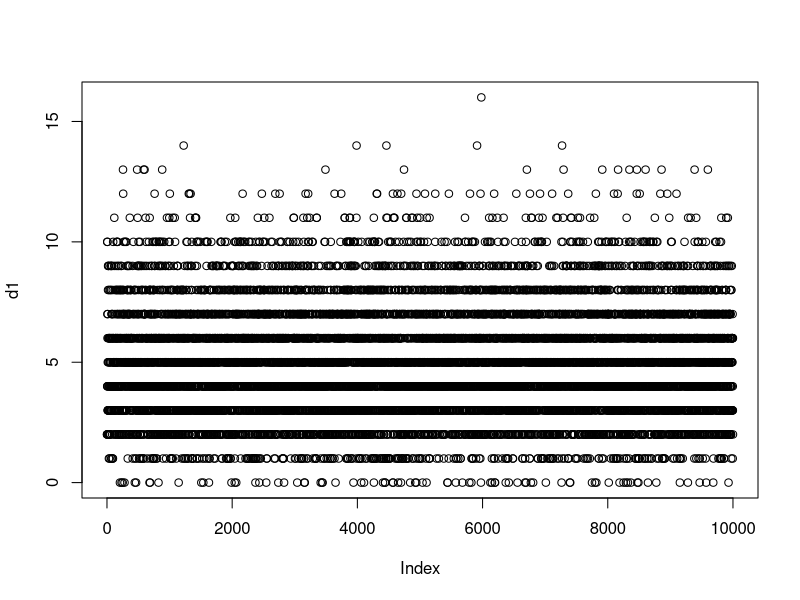
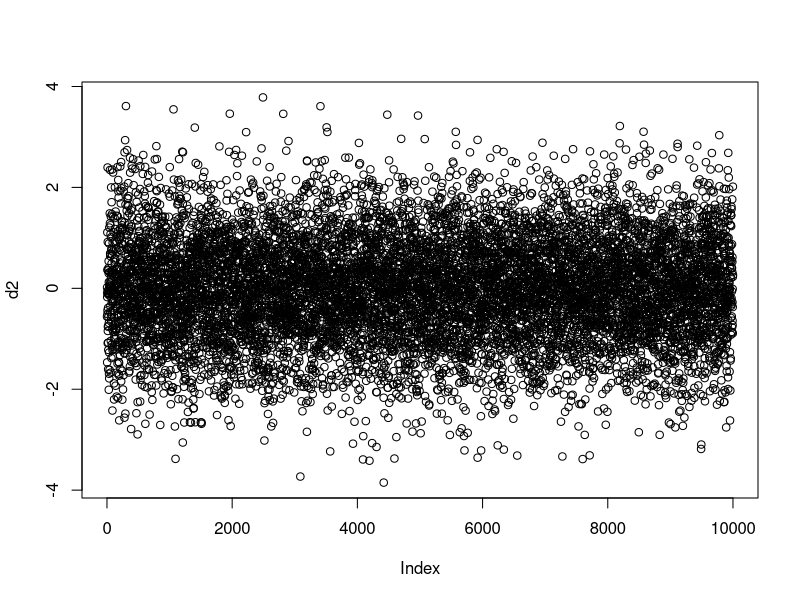
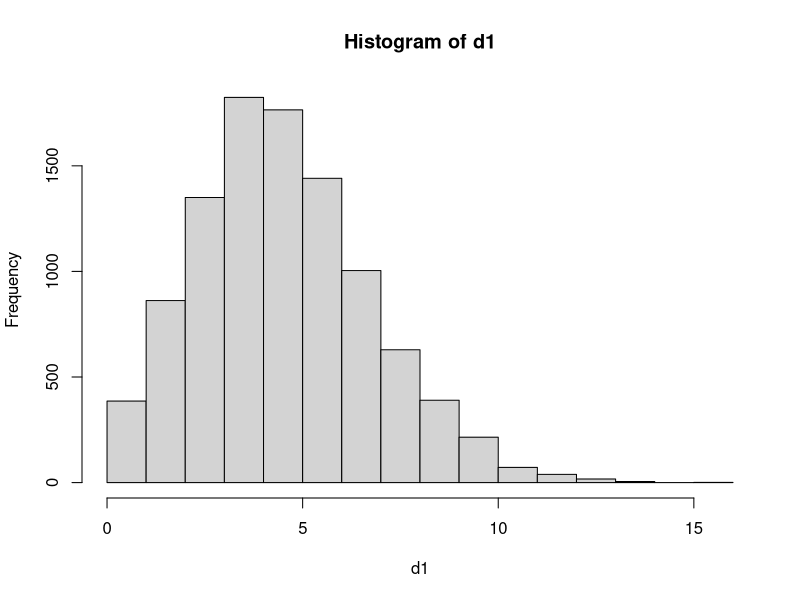
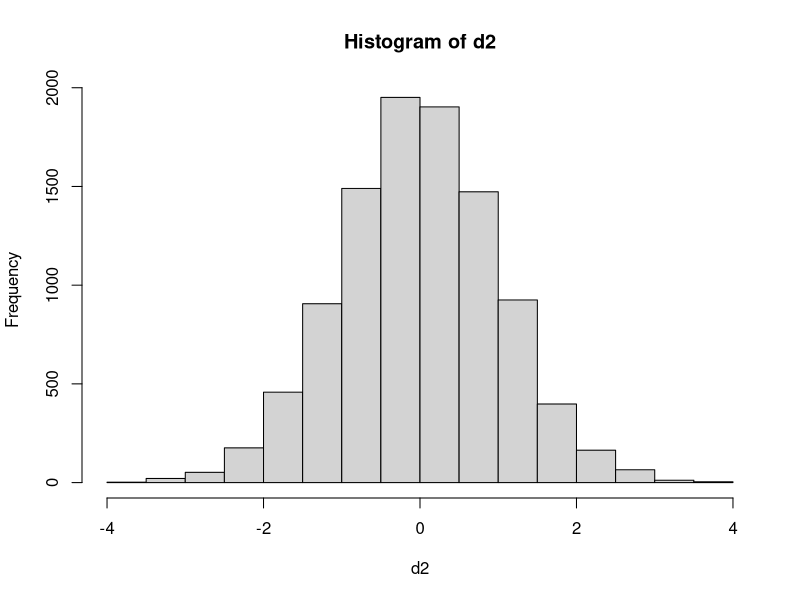
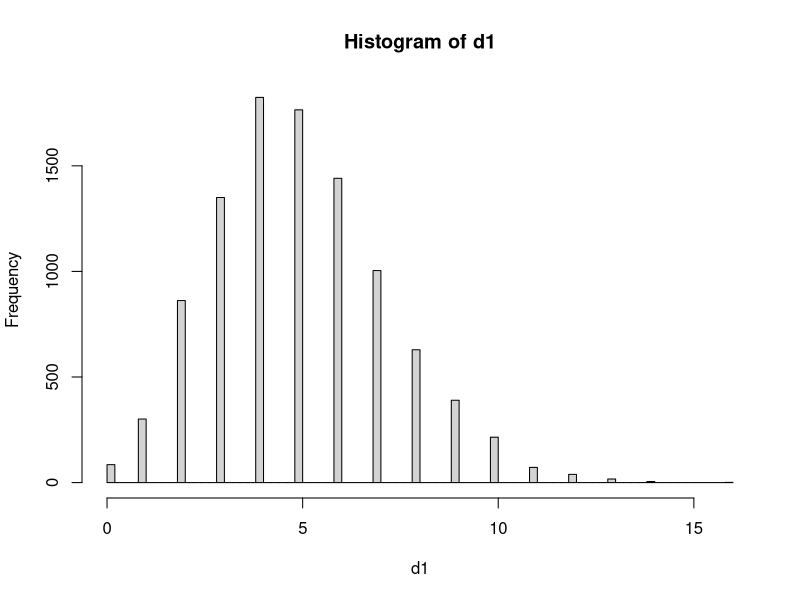
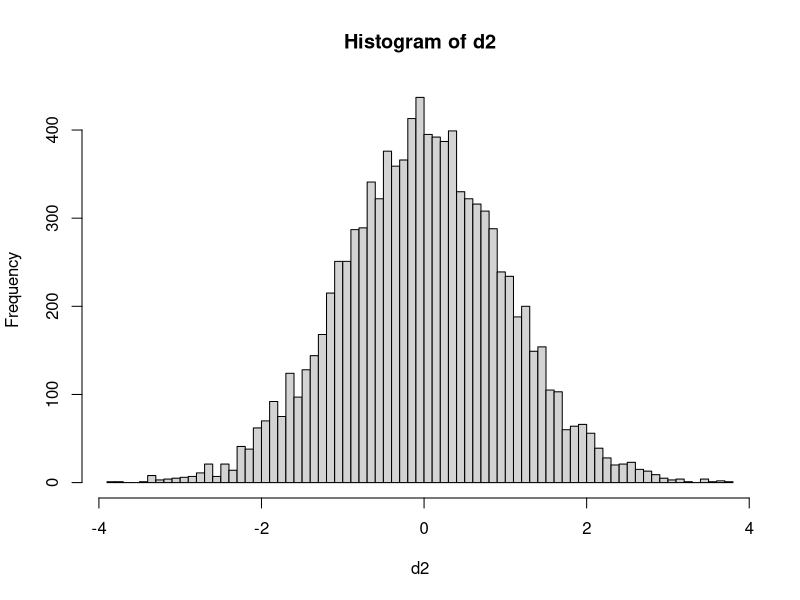
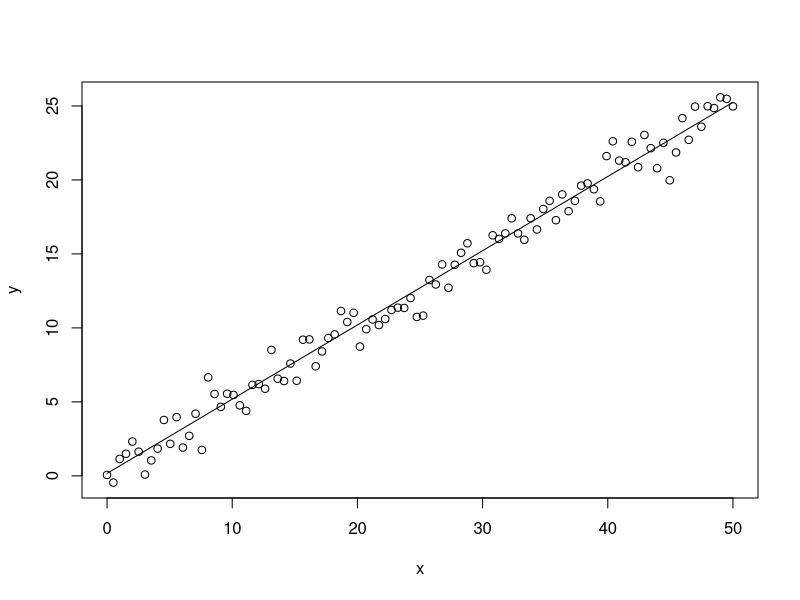
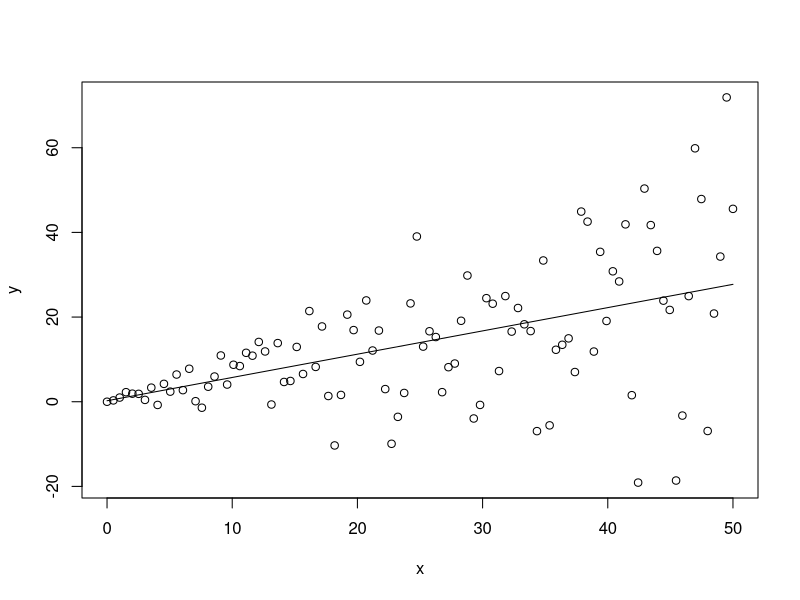

These figures' R source, in order:
# Viz course

require(stats) 

#
# Cooking up data
#

# We start simple. We first cook up some 1D data using randomly generated data.
# Poisson distribution (for counts)
d1<-rpois(10000, 5)
# Normal distribution (contunous variable)
d2<-rnorm(10000,mean = 0, sd = 1)

# Let's cook up some 2D data
x<-seq(0,50,length=100)
y<-.5*x + rnorm(100,mean=0,sd=1)
d3 <- data.frame(x=x,y=y)
y<-.5*x + rnorm(100,mean=0,sd=1)*x*0.5
d4 <- data.frame(x=x,y=y)

# And simmer some 3D data
x <- seq(-10, 10, length= 30)
y <- x
f <- function(x, y) { r <- sqrt(x^2+y^2); 10 * sin(r)/r }
z <- outer(x, y, f)
d5 <- data.frame(x=x,y=y,z=I(z))


#
# Simple 1D data exploration
#

# Let's try simple plotting
plot(d1)
plot(d2)
# This plots all the points as a function of the order in the sequence. 
# Does'nt really make any sense, but we can see that the numbers from the
# poisson distribution is integers, whereas the normal distribution is continous.

# We can instead plot the histigram of the data and see the distribution
hist(d1)
hist(d2)

# We can also increase the number of "intervals" where we or the histogram.
hist(d1,breaks=100)
hist(d2,breaks=100)

#
# Simple 2D data exploration
#

plot(d3)
# Try to fit a line to the data
f3<-line(d3)
lines(d3$x,fitted(f3))

plot(d4)
f4<-line(d4)
lines(d4$x,fitted(f4))

#
# Simple 3D plot example
#


#ok, lets look at the values
names(d5)
plot(d5$x)
plot(d5$y)
hist(d5$z)

# 3D plot
persp(d5$x, d5$y, d5$z, theta = 30, phi = 30, expand = 0.5, col = "lightblue",
      ltheta = 120, shade = 0.75, ticktype = "detailed",
      xlab = "X", ylab = "Y", zlab = "Z")


